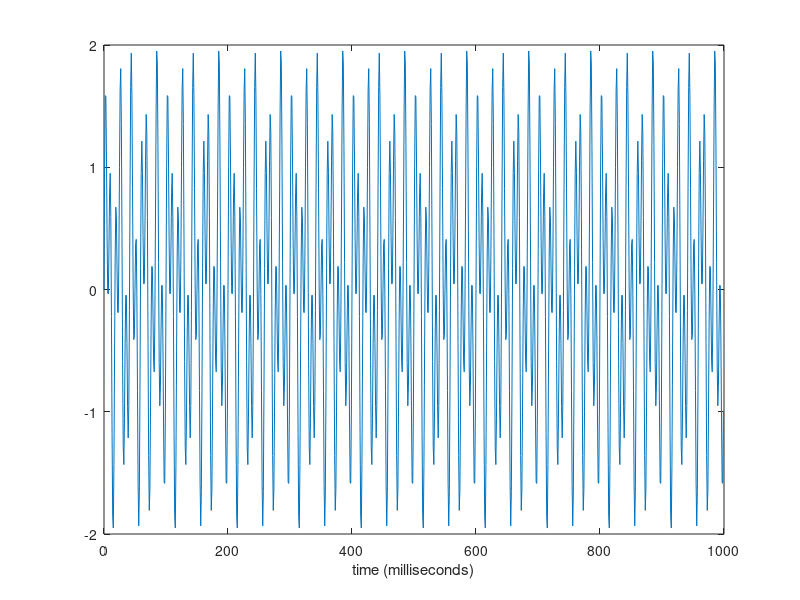
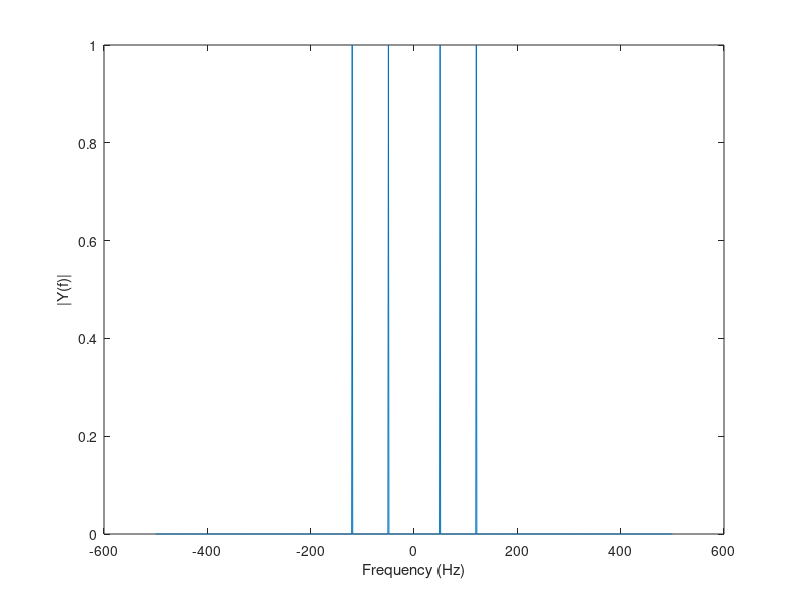

Write MATLAB code to recreate these figures, in order.
Fs = 1000;                    % Sampling frequency = sets Freq. resolution
L = 1000;                     % Length of signal = set Freq. span
T = 1/Fs;                     % Sample time
t = (0:L-1)*T;                % Time vector
% Sum of a 50 Hz sinusoid and a 120 Hz sinusoid
x = sin(2*pi*50*t) + sin(2*pi*120*t); 
y = x;
plot(Fs*t,y)
xlabel('time (milliseconds)')

Y = fft(y)/L;
Y = fftshift(Y);
f = Fs/2*linspace(-1,1,L); % if you want 0 to be in the middle, you must use fftshift

% frequency span - 2*(Fs/2)=Fs is equal to 1/dt
% freq. resulution df = 1/T (T = time span)
figure()

% Plot single-sided amplitude spectrum.
plot(f,2*abs(Y)) 
xlabel('Frequency (Hz)')
ylabel('|Y(f)|')

